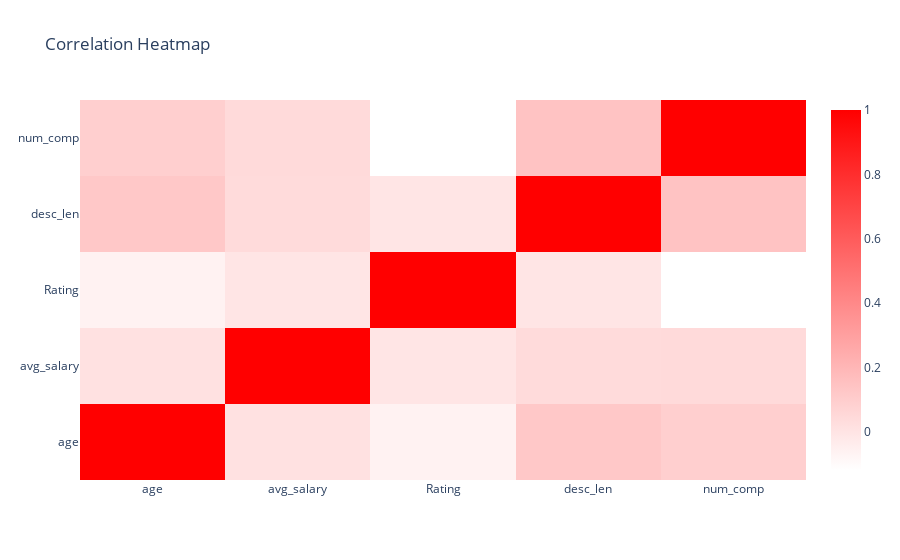

Notebook cell for this chart:
### Code cell
# Plot the correlation
cmap = sns.diverging_palette(220, 10, as_cmap=True)
sns.heatmap(df[['age','avg_salary','Rating','desc_len','num_comp']].corr(),vmax=.3, center=0, cmap=cmap,
            square=True, linewidths=.5, cbar_kws={"shrink": .5})


# Generate correlation matrix
corr_matrix = df[['age', 'avg_salary', 'Rating', 'desc_len', 'num_comp']].corr()

# Define colorscale
colorscale = [[0, '#FFFFFF'], [1, '#FF0000']]  # Example colorscale

# Create heatmap figure
fig = go.Figure(data=go.Heatmap(
                   z=corr_matrix.values,
                   x=corr_matrix.columns,
                   y=corr_matrix.columns,
                   colorscale=colorscale,
                   hoverongaps = False))

# Update layout
fig.update_layout(title='Correlation Heatmap',
                  )

# Show plot
fig.show()

### Figure 1 — Plotly figure (JSON) as saved in the notebook; plotly's stock layout.template omitted (floating-point values rounded to 4 significant figures)
{"data": [{"colorscale": [[0, "#FFFFFF"], [1, "#FF0000"]], "hoverongaps": false, "type": "heatmap", "x": ["age", "avg_salary", "Rating", "desc_len", "num_comp"], "y": ["age", "avg_salary", "Rating", "desc_len", "num_comp"], "z": [[1, 0.01407, -0.06322, 0.124, 0.09281], [0.01407, 1, -0.00607, 0.04163, 0.04313], [-0.06322, -0.00607, 1, -0.003968, -0.1182], [0.124, 0.04163, -0.003968, 1, 0.143], [0.09281, 0.04313, -0.1182, 0.143, 1]]}], "layout": {"title": {"text": "Correlation Heatmap"}}}
